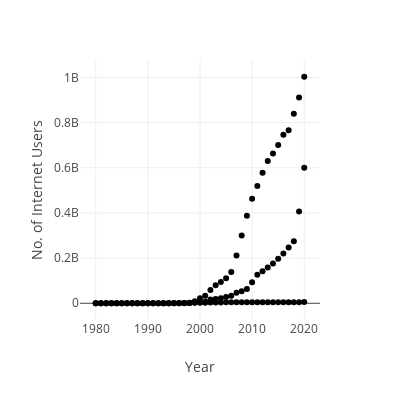

Here is the notebook cell this chart was saved with:
### Code cell
fig = px.scatter(
    data_frame=df_country, x='Year', y='No. of Internet Users', width=400, height=400
)
fig.show()

# 카메라 -> 다운로드
